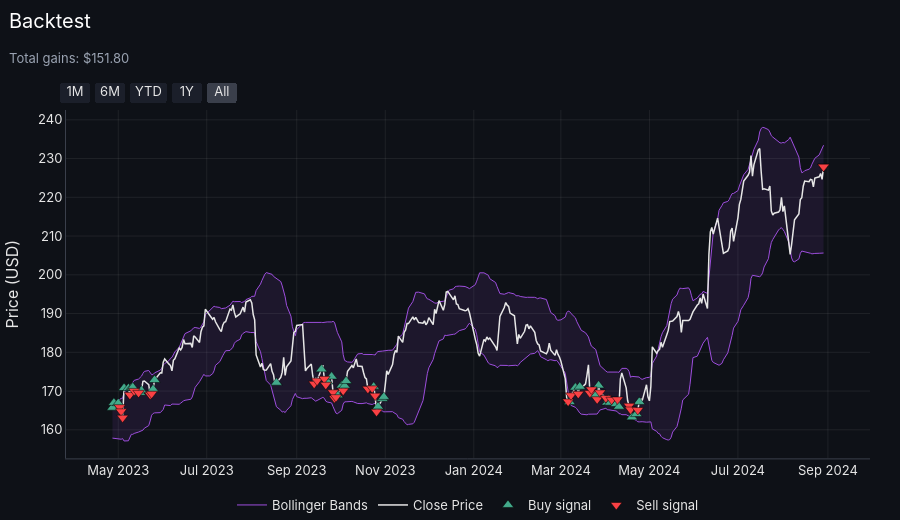

The notebook cell saved with this chart:
### Markdown cell above
## 6. Backtest on another market or period
`backtest()` runs the trained agent on any DataFrame with the same feature columns. It reuses the **training** scaler, so no information from the backtest data leaks into normalization. It is demonstrated here on the test period.

### Code cell
# Backtest helper: rerun any saved model on any data with the same features (another period or stock).
# Here it reruns the test period and builds the trade log, one row per closed trade.
def backtest(df, model_path=FINAL_MODEL_PATH):
    df = df[FEATURES].dropna()
    states = build_states(transform(df), WINDOW_SIZE)
    bt_agent = Agent(state_size=STATE_SIZE, model_path=model_path, test_mode=True)
    return df, run_episode(bt_agent, states, df['Close'].to_numpy(), desc='Backtest', **RUN_PARAMS)


bt_df, bt_result = backtest(test_df)
print_summary(bt_result, 'Backtest')
plot_behavior(bt_df, bt_result, 'Backtest')
trade_tracker = trade_report(bt_df, bt_result)
print(f'{len(trade_tracker):,} closed trades | exit reasons: {trade_tracker["Exit Reason"].value_counts().to_dict()}')
trade_tracker.head(10)

### Figure 1 — Plotly figure (JSON) as saved in the notebook; plotly's stock layout.template omitted (floating-point values rounded to 4 significant figures; data arrays with more than 128 entries replaced by an {"elided": "..."} marker saying what was removed)
{"data": [{"legendgroup": "bb", "line": {"color": "#9D4EDD", "width": 1}, "mode": "lines", "name": "Bollinger Bands", "type": "scatter", "x": {"elided": "338 str values"}, "y": {"elided": "338 float values"}}, {"fill": "tonexty", "fillcolor": "rgba(157,78,221,0.1)", "hoverinfo": "skip", "legendgroup": "bb", "line": {"color": "#9D4EDD", "width": 1}, "mode": "lines", "showlegend": false, "type": "scatter", "x": {"elided": "338 str values"}, "y": {"elided": "338 float values"}}, {"line": {"color": "#e6e6e6", "width": 1.5}, "mode": "lines", "name": "Close Price", "type": "scatter", "x": {"elided": "338 str values"}, "y": {"elided": "338 float values"}}, {"marker": {"color": "#43AA8B", "line": {"color": "black", "width": 0.5}, "size": 10, "symbol": "triangle-up"}, "mode": "markers", "name": "Buy signal", "type": "scatter", "x": ["2023-04-27T00:00:00.000000", "2023-04-28T00:00:00.000000", "2023-05-01T00:00:00.000000", "2023-05-05T00:00:00.000000", "2023-05-08T00:00:00.000000", "2023-05-10T00:00:00.000000", "2023-05-11T00:00:00.000000", "2023-05-16T00:00:00.000000", "2023-05-17T00:00:00.000000", "2023-05-25T00:00:00.000000", "2023-05-26T00:00:00.000000", "2023-08-18T00:00:00.000000", "2023-09-18T00:00:00.000000", "2023-09-22T00:00:00.000000", "2023-09-25T00:00:00.000000", "2023-09-29T00:00:00.000000", "2023-10-02T00:00:00.000000", "2023-10-04T00:00:00.000000", "2023-10-05T00:00:00.000000", "2023-10-24T00:00:00.000000", "2023-10-27T00:00:00.000000", "2023-10-30T00:00:00.000000", "2023-10-31T00:00:00.000000", "2024-03-07T00:00:00.000000", "2024-03-11T00:00:00.000000", "2024-03-14T00:00:00.000000", "2024-03-25T00:00:00.000000", "2024-03-27T00:00:00.000000", "2024-04-02T00:00:00.000000", "2024-04-03T00:00:00.000000", "2024-04-04T00:00:00.000000", "2024-04-08T00:00:00.000000", "2024-04-10T00:00:00.000000", "2024-04-19T00:00:00.000000", "2024-04-22T00:00:00.000000", "2024-04-24T00:00:00.000000"], "y": [165.7, 167.0, 166.9, 170.8, 170.7, 170.8, 171.0, 169.5, 170.2, 170.5, 172.9, 172.2, 175.6, 172.5, 173.7, 168.9, 171.4, 171.3, 172.6, 171.1, 166.0, 168.0, 168.5, 167.2, 170.9, 171.1, 169.0, 171.4, 167.0, 167.8, 167.0, 166.6, 166.0, 163.2, 164.1, 167.2]}, {"marker": {"color": "#F94144", "line": {"color": "black", "width": 0.5}, "size": 10, "symbol": "triangle-down"}, "mode": "markers", "name": "Sell signal", "type": "scatter", "x": ["2023-05-02T00:00:00.000000", "2023-05-03T00:00:00.000000", "2023-05-04T00:00:00.000000", "2023-05-09T00:00:00.000000", "2023-05-12T00:00:00.000000", "2023-05-15T00:00:00.000000", "2023-05-23T00:00:00.000000", "2023-05-24T00:00:00.000000", "2023-09-13T00:00:00.000000", "2023-09-15T00:00:00.000000", "2023-09-20T00:00:00.000000", "2023-09-21T00:00:00.000000", "2023-09-26T00:00:00.000000", "2023-09-27T00:00:00.000000", "2023-09-28T00:00:00.000000", "2023-10-03T00:00:00.000000", "2023-10-20T00:00:00.000000", "2023-10-23T00:00:00.000000", "2023-10-25T00:00:00.000000", "2023-10-26T00:00:00.000000", "2024-03-06T00:00:00.000000", "2024-03-08T00:00:00.000000", "2024-03-13T00:00:00.000000", "2024-03-21T00:00:00.000000", "2024-03-22T00:00:00.000000", "2024-03-26T00:00:00.000000", "2024-03-28T00:00:00.000000", "2024-04-01T00:00:00.000000", "2024-04-05T00:00:00.000000", "2024-04-09T00:00:00.000000", "2024-04-17T00:00:00.000000", "2024-04-18T00:00:00.000000", "2024-04-23T00:00:00.000000", "2024-08-29T00:00:00.000000", "2024-08-29T00:00:00.000000", "2024-08-29T00:00:00.000000"], "y": [165.8, 164.8, 163.1, 169.0, 170.0, 169.5, 169.0, 169.3, 171.9, 172.7, 173.1, 171.6, 169.7, 168.2, 168.4, 170.1, 170.6, 170.7, 168.8, 164.7, 167.3, 168.9, 169.3, 169.5, 170.4, 167.9, 169.6, 168.2, 167.8, 167.8, 166.2, 165.2, 165.1, 227.9, 227.9, 227.9]}], "layout": {"height": 520, "title": {"subtitle": {"text": "Total gains: $151.80"}, "text": "Backtest"}, "xaxis": {"rangeselector": {"activecolor": "#3a3f4b", "bgcolor": "#1b1f2a", "buttons": [{"count": 1, "label": "1M", "step": "month", "stepmode": "backward"}, {"count": 6, "label": "6M", "step": "month", "stepmode": "backward"}, {"count": 1, "label": "YTD", "step": "year", "stepmode": "todate"}, {"count": 1, "label": "1Y", "step": "year", "stepmode": "backward"}, {"label": "All", "step": "all"}], "font": {"color": "#e6e6e6"}, "x": 0, "xanchor": "left", "y": 1.02, "yanchor": "bottom"}}, "yaxis": {"title": {"text": "Price (USD)"}}}}
